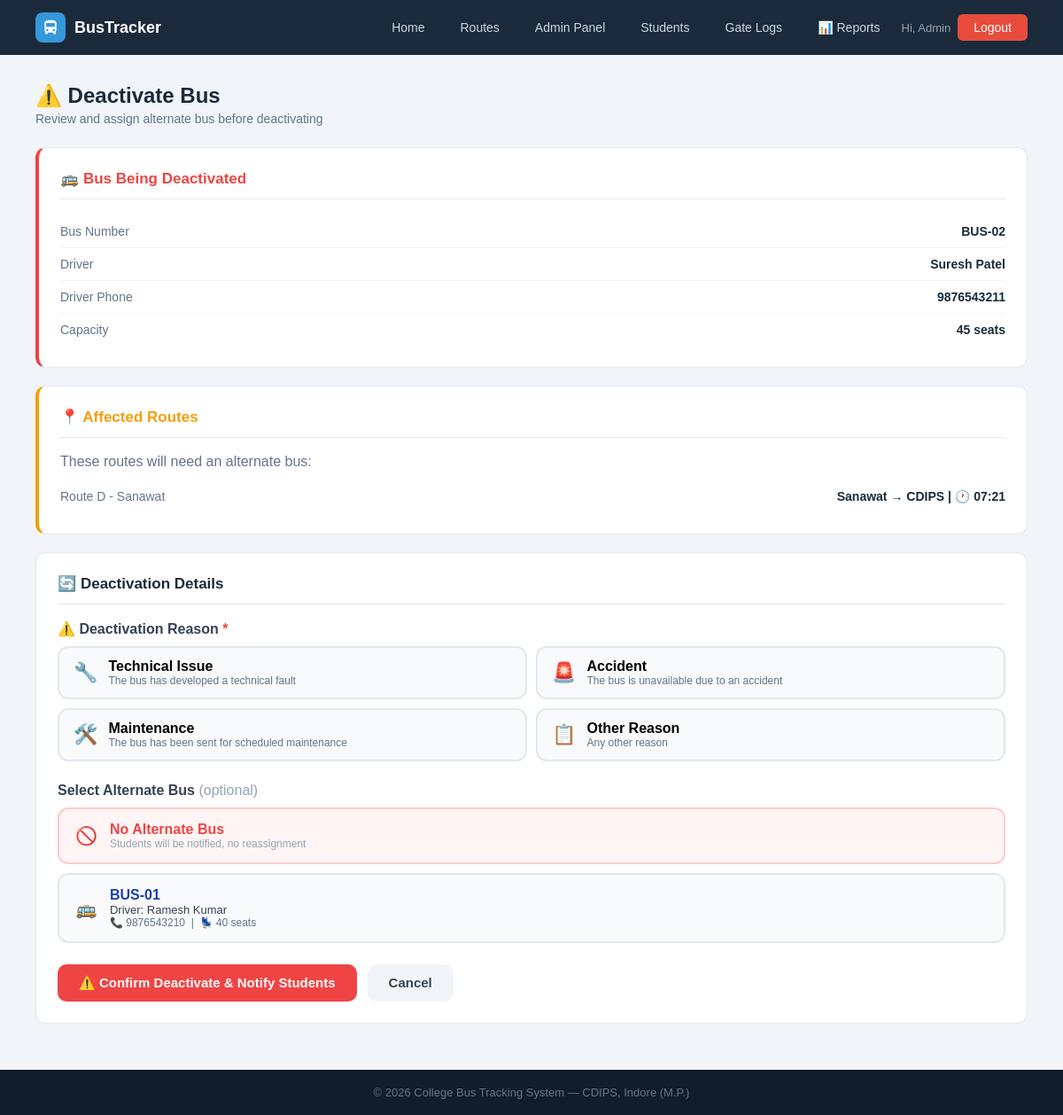
Page /admin/bus-status/2/inactive (signed in) on the earlier database version.
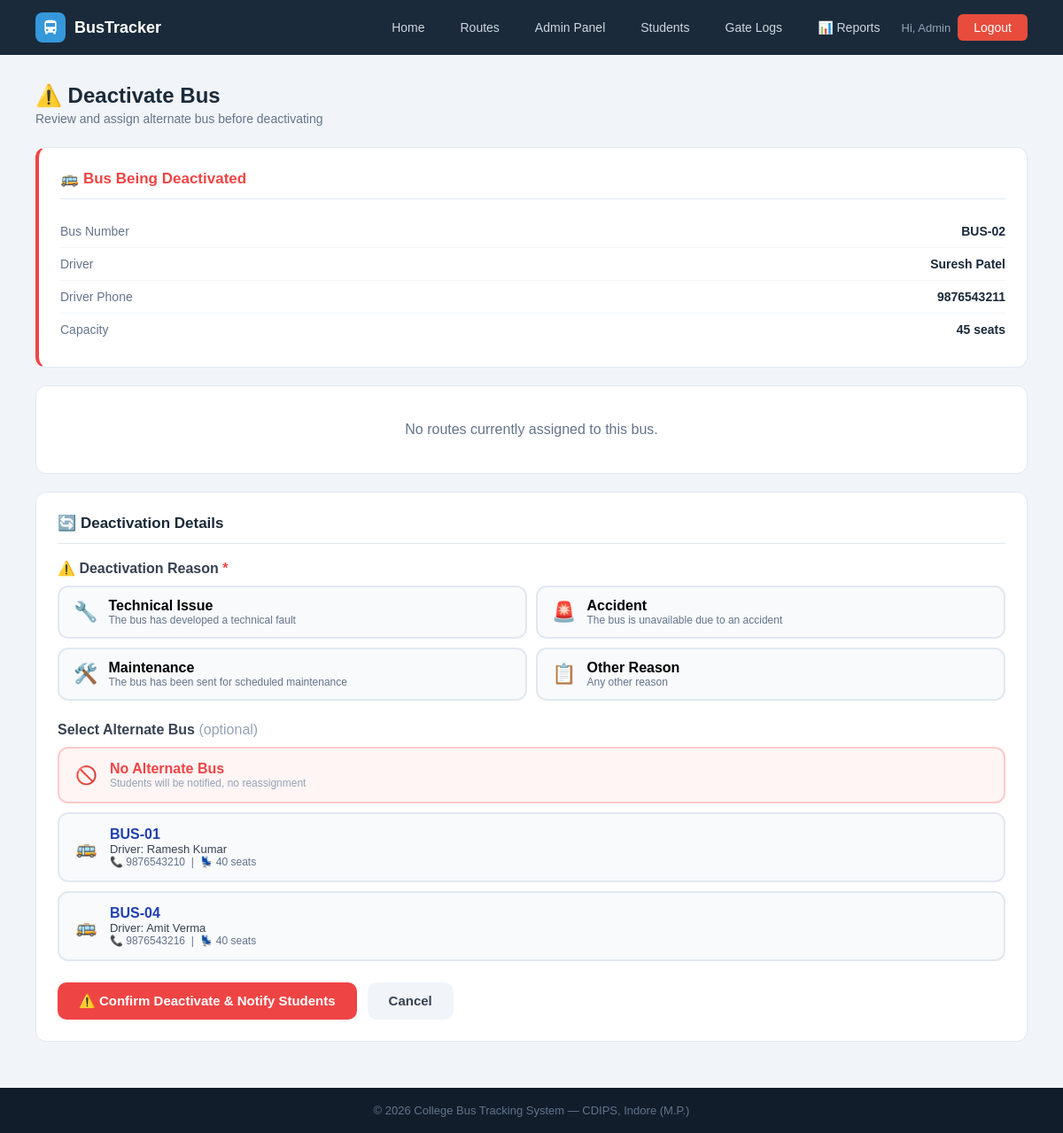
Same page on the later database version.
### tables this page shows
CREATE TABLE routes (
        id INTEGER PRIMARY KEY AUTOINCREMENT,
        route_name TEXT NOT NULL, bus_id INTEGER,
        start_point TEXT, end_point TEXT,
        departure_time TEXT, arrival_time TEXT, stops TEXT, original_bus_id INTEGER,
        FOREIGN KEY(bus_id) REFERENCES buses(id));

CREATE TABLE buses (
        id INTEGER PRIMARY KEY AUTOINCREMENT,
        bus_number TEXT UNIQUE NOT NULL, driver_name TEXT NOT NULL,
        driver_phone TEXT, capacity INTEGER DEFAULT 40,
        status TEXT DEFAULT 'active',
        current_lat REAL DEFAULT 22.7196, current_lng REAL DEFAULT 75.8577);

### app.py (the view, shortened to what this page needs)
@app.route('/admin/bus-status/<int:bid>/<status>', methods=['GET','POST'])
@admin_required
def bus_status(bid, status):
    db = get_db()
    bus = db.execute("SELECT * FROM buses WHERE id=?", (bid,)).fetchone()
    if not bus:
        flash('Bus not found.', 'error')
        db.close()
        return redirect(url_for('admin_dashboard'))
    if status == 'inactive':
        if request.method == 'GET':
            affected_routes = db.execute(
                "SELECT * FROM routes WHERE bus_id=?", (bid,)
            ).fetchall()
            active_buses = db.execute(
                "SELECT * FROM buses WHERE status='active' AND id!=?", (bid,)
            ).fetchall()
            db.close()
            return render_template(
                'deactivate_confirm.html',
                bus=bus,
                affected_routes=affected_routes,
                active_buses=active_buses
            )
    return redirect(url_for('admin_dashboard')+'#buses')

### app.py (called while the page is built, shortened)
def get_db():
    conn = sqlite3.connect(DB)
    conn.row_factory = sqlite3.Row
    return conn

def admin_required(f):
    @wraps(f)
    def dec(*a, **kw):
        if 'admin' not in session:
            flash('Admin access required.', 'error')
            return redirect(url_for('admin_login'))
        return f(*a, **kw)
    return dec

@app.context_processor
def inject_notifications():
    return dict(notifications=[], unread_count=0)

### templates/deactivate_confirm.html (shortened to what the changed rows need)
{% extends "base.html" %}
{% block content %}
<div class="page">
    <div class="page-header">
        <h1>⚠️ Deactivate Bus</h1>
    </div>
    <div class="panel" style="border-left: 4px solid #ef4444;">
        <h2 style="color:#ef4444;">🚌 Bus Being Deactivated</h2>
    </div>
    {% if affected_routes %}
    <div class="panel" style="border-left: 4px solid #f59e0b;">
        <h2 style="color:#f59e0b;">📍 Affected Routes</h2>
        <p style="color:#64748b;margin-bottom:12px;">These routes will need an alternate bus:</p>
        {% for r in affected_routes %}
        <div class="info-row">
            <span class="key">{{ r.route_name }}</span>
            <span class="val">{{ r.start_point }} → {{ r.end_point }} | 🕐 {{ r.departure_time }}</span>
        </div>
        {% endfor %}
    </div>
    {% else %}
    <div class="panel">
        <p style="color:#64748b;text-align:center;padding:16px;">No routes currently assigned to this bus.</p>
    </div>
    {% endif %}
    <div class="panel">
        <h2>🔄 Deactivation Details</h2>
        <form method="POST" action="{{ url_for('bus_status', bid=bus.id, status='inactive') }}">
            <div style="margin-bottom:20px;">
                {% if active_buses %}
                <div class="alt-bus-list">
                    {% for b in active_buses %}
                    <label class="alt-bus-option">
                        <div class="alt-bus-card">
                            <span style="font-size:20px">🚌</span>
                            <div>
                                <div style="font-weight:600;color:#1e40af;">{{ b.bus_number }}</div>
                                <div style="font-size:13px;color:#374151;">Driver: {{ b.driver_name }}</div>
                                <div style="font-size:12px;color:#64748b;">📞 {{ b.driver_phone or 'N/A' }} &nbsp;|&nbsp; 💺 {{ b.capacity }} seats</div>
                            </div>
                        </div>
                    </label>
                    {% endfor %}
                </div>
                {% else %}
                <div style="background:#fef2f2;border:1px solid #fecaca;border-radius:10px;padding:16px;color:#dc2626;">
                    ❌ No active buses available for alternate assignment.
                </div>
                {% endif %}
            </div>
        </form>
    </div>
</div>
{% endblock %}

Differences in the rows shown:
no longer on this page (row edited): routes: route_name "Route D - Sanawat", start_point "Sanawat", end_point "CDIPS", departure_time "07:21"
now on this page (row edited): buses: bus_number "BUS-04", driver_name "Amit Verma", driver_phone "9876543216", capacity "40"
Other differences:
text no longer shown: "📍 Affected Routes These routes will need an alternate bus:"
text now shown: "No routes currently assigned to this bus."
